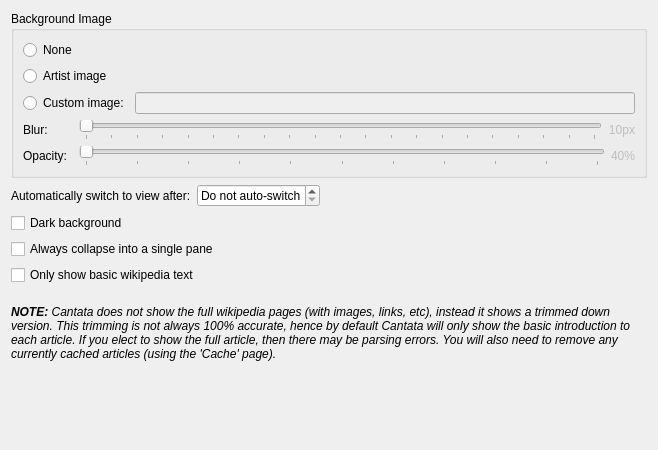
<?xml version="1.0" encoding="UTF-8"?>
<ui version="4.0">
 <class>OtherSettings</class>
 <widget class="QWidget" name="OtherSettings">
  <property name="geometry">
   <rect>
    <x>0</x>
    <y>0</y>
    <width>658</width>
    <height>450</height>
   </rect>
  </property>
  <layout class="QFormLayout" name="formLayout">
   <property name="fieldGrowthPolicy">
    <enum>QFormLayout::ExpandingFieldsGrow</enum>
   </property>
   <item row="0" column="0" colspan="2">
    <widget class="QGroupBox" name="groupBox">
     <property name="sizePolicy">
      <sizepolicy hsizetype="MinimumExpanding" vsizetype="Preferred">
       <horstretch>0</horstretch>
       <verstretch>0</verstretch>
      </sizepolicy>
     </property>
     <property name="title">
      <string>Background Image</string>
     </property>
     <layout class="QGridLayout" name="gridLayout">
      <item row="0" column="0" colspan="3">
       <widget class="QRadioButton" name="contextBackdrop_none">
        <property name="text">
         <string>None</string>
        </property>
       </widget>
      </item>
      <item row="1" column="0" colspan="3">
       <widget class="QRadioButton" name="contextBackdrop_artist">
        <property name="text">
         <string>Artist image</string>
        </property>
       </widget>
      </item>
      <item row="2" column="0" colspan="2">
       <widget class="QRadioButton" name="contextBackdrop_custom">
        <property name="text">
         <string>Custom image:</string>
        </property>
       </widget>
      </item>
      <item row="2" column="2">
       <widget class="PathRequester" name="contextBackdropFile">
        <property name="enabled">
         <bool>false</bool>
        </property>
        <property name="sizePolicy">
         <sizepolicy hsizetype="MinimumExpanding" vsizetype="Fixed">
          <horstretch>0</horstretch>
          <verstretch>0</verstretch>
         </sizepolicy>
        </property>
       </widget>
      </item>
      <item row="3" column="0">
       <widget class="QLabel" name="label_4b">
        <property name="text">
         <string>Blur:</string>
        </property>
       </widget>
      </item>
      <item row="3" column="1" colspan="2">
       <layout class="QHBoxLayout" name="contextBackdropBlurLayout">
        <property name="margin">
         <number>0</number>
        </property>
        <item>
         <widget class="QSlider" name="contextBackdropBlur">
          <property name="enabled">
           <bool>false</bool>
          </property>
          <property name="maximum">
           <number>20</number>
          </property>
          <property name="pageStep">
           <number>1</number>
          </property>
          <property name="orientation">
           <enum>Qt::Horizontal</enum>
          </property>
          <property name="tickPosition">
           <enum>QSlider::TicksBelow</enum>
          </property>
          <property name="tickInterval">
           <number>1</number>
          </property>
         </widget>
        </item>
        <item>
         <widget class="QLabel" name="contextBackdropBlurLabel">
          <property name="enabled">
           <bool>false</bool>
          </property>
          <property name="text">
           <string>10px</string>
          </property>
          <property name="alignment">
           <set>Qt::AlignRight|Qt::AlignTrailing|Qt::AlignVCenter</set>
          </property>
         </widget>
        </item>
       </layout>
      </item>
      <item row="4" column="0">
       <widget class="QLabel" name="label_4">
        <property name="text">
         <string>Opacity:</string>
        </property>
       </widget>
      </item>
      <item row="4" column="1" colspan="2">
       <layout class="QHBoxLayout" name="contextBackdropOpacityLayout">
        <property name="margin">
         <number>0</number>
        </property>
        <item>
         <widget class="QSlider" name="contextBackdropOpacity">
          <property name="enabled">
           <bool>false</bool>
          </property>
          <property name="maximum">
           <number>100</number>
          </property>
          <property name="pageStep">
           <number>10</number>
          </property>
          <property name="orientation">
           <enum>Qt::Horizontal</enum>
          </property>
          <property name="tickPosition">
           <enum>QSlider::TicksBelow</enum>
          </property>
          <property name="tickInterval">
           <number>10</number>
          </property>
         </widget>
        </item>
        <item>
         <widget class="QLabel" name="contextBackdropOpacityLabel">
          <property name="enabled">
           <bool>false</bool>
          </property>
          <property name="text">
           <string>40%</string>
          </property>
          <property name="alignment">
           <set>Qt::AlignRight|Qt::AlignTrailing|Qt::AlignVCenter</set>
          </property>
         </widget>
        </item>
       </layout>
      </item>
     </layout>
    </widget>
   </item>
   <item row="1" column="0">
    <widget class="BuddyLabel" name="contextSwitchTimeLabel">
     <property name="text">
      <string>Automatically switch to view after:</string>
     </property>
     <property name="buddy">
      <cstring>contextSwitchTime</cstring>
     </property>
    </widget>
   </item>
   <item row="1" column="1">
    <widget class="QSpinBox" name="contextSwitchTime">
     <property name="specialValueText">
      <string>Do not auto-switch</string>
     </property>
     <property name="suffix">
      <string> ms</string>
     </property>
     <property name="maximum">
      <number>5000</number>
     </property>
     <property name="singleStep">
      <number>500</number>
     </property>
    </widget>
   </item>
   <item row="2" column="0" colspan="2">
    <widget class="QCheckBox" name="contextDarkBackground">
     <property name="text">
      <string>Dark background</string>
     </property>
     <property name="toolTip">
      <string>Darken background, and use white text, regardless of current color palette.</string>
     </property>
    </widget>
   </item>
   <item row="3" column="0" colspan="2">
    <widget class="QCheckBox" name="contextAlwaysCollapsed">
     <property name="text">
      <string>Always collapse into a single pane</string>
     </property>
     <property name="toolTip">
      <string>Only show 'Artist', 'Album', or 'Lyrics' even if sufficient width to show all three.</string>
     </property>
    </widget>
   </item>
   <item row="4" column="0" colspan="2">
    <widget class="QCheckBox" name="wikipediaIntroOnly">
     <property name="text">
      <string>Only show basic wikipedia text</string>
     </property>
    </widget>
   </item>
   <item row="5" column="1">
    <spacer name="verticalSpacer">
     <property name="orientation">
      <enum>Qt::Vertical</enum>
     </property>
     <property name="sizeType">
      <enum>QSizePolicy::Fixed</enum>
     </property>
     <property name="sizeHint" stdset="0">
      <size>
       <width>20</width>
       <height>8</height>
      </size>
     </property>
    </spacer>
   </item>
   <item row="6" column="0" colspan="2">
    <widget class="StateLabel" name="wikipediaIntroOnlyNote">
     <property name="sizePolicy">
      <sizepolicy hsizetype="Preferred" vsizetype="Maximum">
       <horstretch>0</horstretch>
       <verstretch>0</verstretch>
      </sizepolicy>
     </property>
     <property name="text">
      <string>&lt;i&gt;&lt;b&gt;NOTE:&lt;/b&gt; Cantata does not show the full wikipedia pages (with images, links, etc), instead it shows a trimmed down version. This trimming is not always 100% accurate, hence by default Cantata will only show the basic introduction to each article. If you elect to show the full article, then there may be parsing errors. You will also need to remove any currently cached articles (using the 'Cache' page).&lt;/i&gt;</string>
     </property>
     <property name="alignment">
      <set>Qt::AlignLeading|Qt::AlignLeft|Qt::AlignTop</set>
     </property>
     <property name="wordWrap">
      <bool>true</bool>
     </property>
     <property name="textInteractionFlags">
      <set>Qt::NoTextInteraction</set>
     </property>
    </widget>
   </item>
   <item row="7" column="1">
    <spacer name="verticalSpacer_2">
     <property name="orientation">
      <enum>Qt::Vertical</enum>
     </property>
     <property name="sizeType">
      <enum>QSizePolicy::MinimumExpanding</enum>
     </property>
     <property name="sizeHint" stdset="0">
      <size>
       <width>20</width>
       <height>8</height>
      </size>
     </property>
    </spacer>
   </item>
  </layout>
 </widget>
 <customwidgets>
 <customwidget>
  <class>BuddyLabel</class>
  <extends>QLabel</extends>
  <header>support/buddylabel.h</header>
 </customwidget>
  <customwidget>
   <class>StateLabel</class>
   <extends>QLabel</extends>
   <header>widgets/statelabel.h</header>
  </customwidget>
  <customwidget>
   <class>PathRequester</class>
   <extends>QLineEdit</extends>
   <header>support/pathrequester.h</header>
   <container>1</container>
  </customwidget>
 </customwidgets>
 <resources/>
 <connections>
  <connection>
   <sender>contextBackdrop_custom</sender>
   <signal>toggled(bool)</signal>
   <receiver>contextBackdropFile</receiver>
   <slot>setEnabled(bool)</slot>
   <hints>
    <hint type="sourcelabel">
     <x>80</x>
     <y>90</y>
    </hint>
    <hint type="destinationlabel">
     <x>172</x>
     <y>92</y>
    </hint>
   </hints>
  </connection>
 </connections>
</ui>
